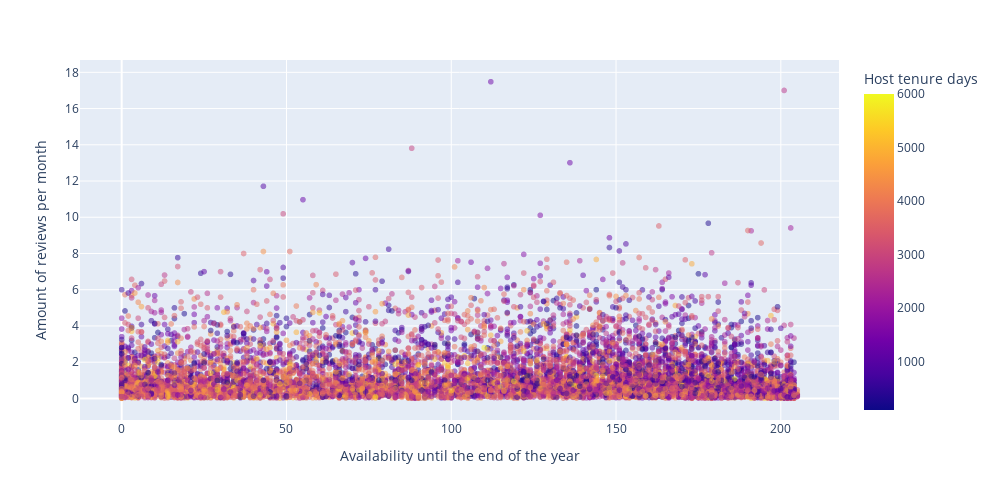

Notebook source saved alongside this figure:
### Code cell
fig = px.scatter(
    x,
    x="availability_eoy",
    y="reviews_per_month",
    color="host_tenure_days",
    opacity=0.5,
    width=1000,
    height=500,
    labels={"host_tenure_days": "Host tenure days"}
)

fig.update_layout(
    yaxis_title="Amount of reviews per month",
    xaxis_title="Availability until the end of the year"
)


fig.show()

### Figure 1 — Plotly figure (JSON) as saved in the notebook; plotly's stock layout.template omitted (floating-point values rounded to 4 significant figures; data arrays with more than 128 entries replaced by an {"elided": "..."} marker saying what was removed)
{"data": [{"hovertemplate": "availability_eoy=%{x}<br>reviews_per_month=%{y}<br>Host tenure days=%{marker.color}<extra></extra>", "legendgroup": "", "marker": {"color": {"elided": "10000 int values"}, "coloraxis": "coloraxis", "opacity": 0.5, "symbol": "circle"}, "mode": "markers", "name": "", "showlegend": false, "type": "scattergl", "x": {"elided": "10000 int values"}, "xaxis": "x", "y": {"elided": "10000 float values"}, "yaxis": "y"}], "layout": {"coloraxis": {"colorbar": {"title": {"text": "Host tenure days"}}, "colorscale": [[0, "#0d0887"], [0.1111, "#46039f"], [0.2222, "#7201a8"], [0.3333, "#9c179e"], [0.4444, "#bd3786"], [0.5556, "#d8576b"], [0.6667, "#ed7953"], [0.7778, "#fb9f3a"], [0.8889, "#fdca26"], [1, "#f0f921"]]}, "height": 500, "legend": {"tracegroupgap": 0}, "margin": {"t": 60}, "width": 1000, "xaxis": {"anchor": "y", "domain": [0, 1], "title": {"text": "Availability until the end of the year"}}, "yaxis": {"anchor": "x", "domain": [0, 1], "title": {"text": "Amount of reviews per month"}}}}
